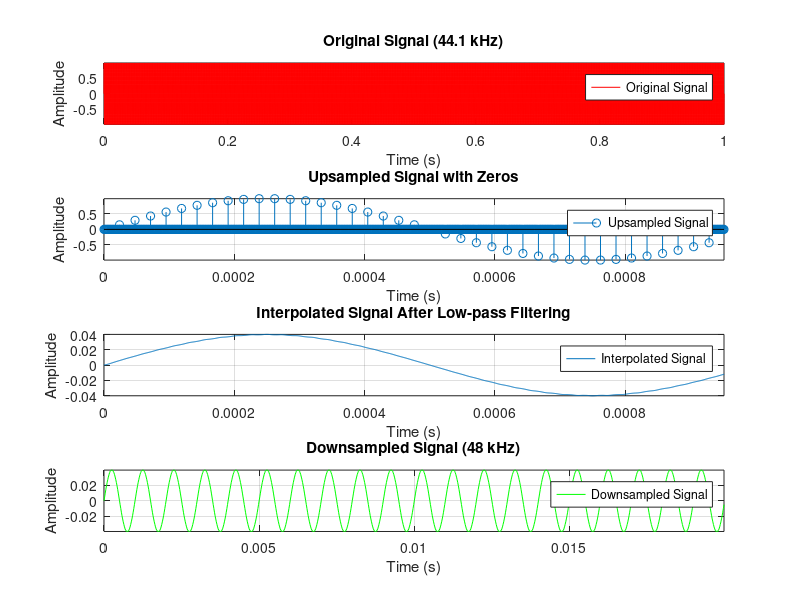

Write MATLAB code to recreate this figure. (Note: this script raises an error after producing the figure.)
% Given sample rates
Fs_in = 42000; % Input sample rate (44.1 kHz)
Fs_out = 50000; % Output sample rate (48 kHz)

% Find the least common multiple for upsampling and downsampling
[L, M] = rat(Fs_out / Fs_in); % Rational fraction approximation of conversion ratio

% Example signal: a simple sine wave for demonstration
t = 0:1/Fs_in:1; % Time vector for 1 second of audio
f = 1000;
x = sin(2 * pi * f * t); % Original signal (44.1 kHz sine wave)

%% STEP 1: ZERO FILLING
% Upsample the signal by L (increasing the sample rate)
x_upsampled = upsample(x, L); % Insert L-1 zeros between samples

%% STEP 2: LOW PASS FILTERING
% Design a low-pass filter (anti-aliasing filter)
% Use a low-pass FIR filter to remove aliasing
Fc = min(Fs_in, Fs_out) / 2; % Cutoff frequency (Nyquist frequency of the lower sample rate)
n = 100; % Filter order
h = fir1(n, 2 * Fc / (L * Fs_in)); % Low-pass filter design (normalized frequency)

% Filter the upsampled signal to remove high-frequency components introduced by zero filling
x_filtered = conv(x_upsampled, h, 'same'); % Apply low-pass filtering

%% STEP 3: DOWNSAMPLING
% Downsample the filtered signal by M (reducing the sample rate)
x_downsampled = downsample(x_filtered, M);

%% PLOTTING THE RESULTS
% Time vectors for plotting
t_upsampled = 0:1/(Fs_in*L):1;
t_downsampled = 0:1/Fs_out:(length(x_downsampled)-1)/Fs_out;

figure;
% Plot the original signal
subplot(4,1,1);
plot(t, x, 'r');
title('Original Signal (44.1 kHz)');
xlabel('Time (s)');
ylabel('Amplitude');
axis tight;
legend('Original Signal');
grid on

% Plot the upsampled signal with zero filling (inserted zeros)
subplot(4,1,2);
stem(t_upsampled(1:1000), x_upsampled(1:1000));
title('Upsampled Signal with Zeros');
xlabel('Time (s)');
ylabel('Amplitude');
axis tight;
legend('Upsampled Signal');
grid on 

% Plot the signal after low-pass filtering (interpolated signal)
subplot(4,1,3);
plot(t_upsampled(1:1000), x_filtered(1:1000));
title('Interpolated Signal After Low-pass Filtering');
xlabel('Time (s)');
ylabel('Amplitude');
axis tight;
legend('Interpolated Signal');
grid on 

% Plot the final downsampled signal (converted signal)
subplot(4,1,4);
plot(t_downsampled(1:1000), x_downsampled(1:1000), 'g');
title('Downsampled Signal (48 kHz)');
xlabel('Time (s)');
ylabel('Amplitude');
axis tight;
legend('Downsampled Signal');
grid on

%% FILTER FREQUENCY RESPONSE
% Plot the filter's magnitude response
figure;
fvtool(h, 'Fs', L*Fs_in);
title('Low-pass Filter Frequency Response');

% SOUND PLAYBACK (OPTIONAL)
sound(x, Fs_in); % Original signal (44.1 kHz)
sound(x_downsampled, Fs_out); % Converted signal (48 kHz)

% Calculate the frequency at the 159th sample of the upsampled signal
t_159_upsampled = (159 - 1) / (L * Fs_in);
f_159_upsampled = 1 / t_159_upsampled;
f_159_upsampled_kHz = f_159_upsampled / 1000;
fprintf('The frequency at the 159th sample of the upsampled signal is %.2f kHz\n', f_159_upsampled_kHz);a
